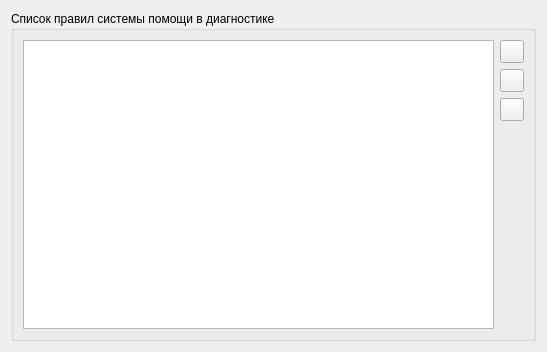
<?xml version="1.0" encoding="UTF-8"?>
<ui version="4.0">
 <class>MainDiagnosisWidget</class>
 <widget class="QWidget" name="MainDiagnosisWidget">
  <property name="geometry">
   <rect>
    <x>0</x>
    <y>0</y>
    <width>547</width>
    <height>352</height>
   </rect>
  </property>
  <property name="windowTitle">
   <string>Form</string>
  </property>
  <layout class="QVBoxLayout" name="verticalLayout">
   <item>
    <widget class="QGroupBox" name="groupBox">
     <property name="title">
      <string>Список правил системы помощи в диагностике</string>
     </property>
     <layout class="QHBoxLayout" name="horizontalLayout">
      <item>
       <widget class="QTableView" name="m_view">
        <property name="selectionBehavior">
         <enum>QAbstractItemView::SelectRows</enum>
        </property>
        <attribute name="horizontalHeaderVisible">
         <bool>false</bool>
        </attribute>
        <attribute name="verticalHeaderVisible">
         <bool>false</bool>
        </attribute>
       </widget>
      </item>
      <item>
       <layout class="QVBoxLayout" name="verticalLayout_2">
        <item>
         <widget class="QToolButton" name="m_addRule">
          <property name="toolTip">
           <string>Добавить правило</string>
          </property>
          <property name="type" stdset="0">
           <string>add</string>
          </property>
         </widget>
        </item>
        <item>
         <widget class="QToolButton" name="m_editRule">
          <property name="toolTip">
           <string>Редактировать правило</string>
          </property>
          <property name="type" stdset="0">
           <string>edit</string>
          </property>
         </widget>
        </item>
        <item>
         <widget class="QToolButton" name="m_deleteRule">
          <property name="toolTip">
           <string>Удалить правило</string>
          </property>
          <property name="type" stdset="0">
           <string>remove</string>
          </property>
         </widget>
        </item>
        <item>
         <spacer name="verticalSpacer">
          <property name="orientation">
           <enum>Qt::Vertical</enum>
          </property>
          <property name="sizeHint" stdset="0">
           <size>
            <width>20</width>
            <height>40</height>
           </size>
          </property>
         </spacer>
        </item>
       </layout>
      </item>
     </layout>
    </widget>
   </item>
  </layout>
 </widget>
 <tabstops>
  <tabstop>m_addRule</tabstop>
  <tabstop>m_editRule</tabstop>
  <tabstop>m_deleteRule</tabstop>
  <tabstop>m_view</tabstop>
 </tabstops>
 <resources/>
 <connections/>
</ui>
